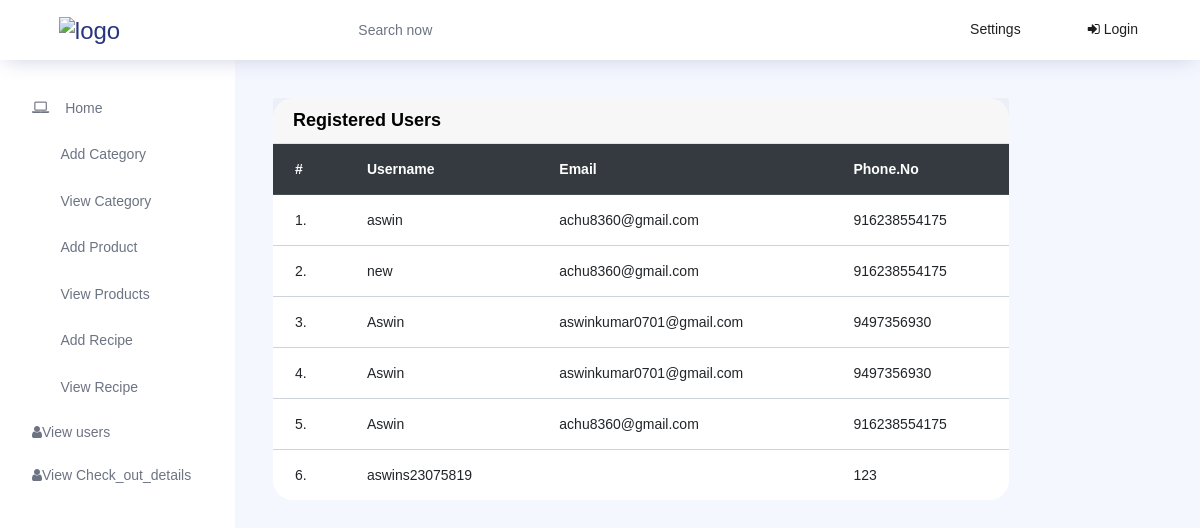
Screenshot of /view_users with the database file from the repository.
### User_app/models.py (models this page shows, shortened)
class Registeration(models.Model):
    username = models.CharField(max_length=20)
    email = models.EmailField()
    phone_no = models.IntegerField()
    password = models.CharField(max_length=20)

### Admin_app/views.py (the view)
# urls.py: path('view_users',views.view_users,name='view_users'),
def view_users(request):
    data =Registeration.objects.all()
    return render(request,'view_users.html',{'data':data})

### Admin_app/templates/view_users.html
{% extends 'admin_index.html' %}
{% block content %}
<div class="row">
    <div class="col-lg-10">
        <div class="card">
            <div class="card-header">
                <strong class="card-title">Registered Users</strong>
            </div>
            <div class="table-stats order-table ov-h">
                <table class="table" id="example">
                    <thead class="thead-dark">
                        <tr>
                            <th class="serial">#</th>
                            <th>Username</th>
                            <th>Email</th>
                            <th>Phone.No</th>
                        </tr>
                    </thead>
                    <tbody>
                        {% for i in data %}
                        <tr >
                            <td class="serial">{{i.id}}.</td>
                            <td>{{i.username}}</td>
                            <td>{{i.email}}</td>
                            <td> {{i.phone_no}} </td>
                        </tr>
                        {% endfor %}
                    </tbody>
                </table>
            </div>
        </div>
    </div>
</div>
{% endblock %}

### Admin_app/templates/admin_index.html (shortened to what this page needs)
{% load static %}
<!DOCTYPE html>
<html lang="en">
<head>
  <link rel="stylesheet" href="https://cdn.jsdelivr.net/npm/font-awesome@4.7.0/css/font-awesome.min.css">
  <link rel="stylesheet" href=" https://cdnjs.cloudflare.com/ajax/libs/twitter-bootstrap/4.5.2/css/bootstrap.css">
  <link rel="stylesheet" href="https://cdn.datatables.net/1.13.2/css/dataTables.bootstrap4.min.css">
  <link rel="stylesheet" href="https://cdn.jsdelivr.net/npm/font-awesome@4.7.0/css/font-awesome.min.css">
  <link rel="stylesheet" href="{% static 'css1/admin_css/vendors/feather/feather.css' %}">
  <link rel="stylesheet" href="{% static 'css1/admin_css/vendors/ti-icons/css/themify-icons.css' %}">
  <link rel="stylesheet" href="{% static 'css1/admin_css/vendors/css/vendor.bundle.base.css' %}">
  <link rel="stylesheet" href="{% static 'css1/admin_css/vendors/datatables.net-bs4/dataTables.bootstrap4.css' %}">
  <link rel="stylesheet" href="{% static 'css1/admin_css/vendors/ti-icons/css/themify-icons.css' %}">
  <link rel="stylesheet" type="text/css" href="{% static 'css1/admin_css/js/select.dataTables.min.css' %}">
  <link rel="stylesheet" href="{% static 'css1/admin_css/css/vertical-layout-light/style.css' %}">
  <link rel="stylesheet" href="https://cdnjs.cloudflare.com/ajax/libs/font-awesome/4.7.0/css/font-awesome.min.css">
</head>
<body>
  <div class="container-scroller">
    <nav class="navbar col-lg-12 col-12 p-0 fixed-top d-flex flex-row">
      <div class="text-center navbar-brand-wrapper d-flex align-items-center justify-content-center">
        <a class="navbar-brand brand-logo mr-5" href="index.html"><img src="{% static 'css1/admin_css/images/logo.svg' %}" class="mr-2" alt="logo"/></a>
      </div>
      <div class="navbar-menu-wrapper d-flex align-items-center justify-content-end">
        <button class="navbar-toggler navbar-toggler align-self-center" type="button" data-toggle="minimize">
          <span class="icon-menu"></span>
        </button>
        <ul class="navbar-nav mr-lg-2">
          <li class="nav-item nav-search d-none d-lg-block">
            <div class="input-group">
              <div class="input-group-prepend hover-cursor" id="navbar-search-icon">
                <span class="input-group-text" id="search">
                  <i class="icon-search"></i>
                </span>
              </div>
              <input type="text" class="form-control" id="navbar-search-input" placeholder="Search now" aria-label="search" aria-describedby="search">
            </div>
          </li>
        </ul>
        <ul class="navbar-nav navbar-nav-right">
          <li class="nav-item nav-profile ">
              <a class="dropdown-item">
                <i class="ti-settings text-primary"></i>
                Settings
              </a>
          </li>
          {% if 'uid' in request.session %}
          <li class="nav-item"><b>Hello,{{request.session.username}} </b></li>
          <li class="nav-item nav-profile ">
              <a class="dropdown-item" href="{% url 'admin_logout' %}">
                <i class="ti-power-off text-primary"></i>
                Logout
              </a>
          </li>
          {% else %}
          <li class="nav-item nav-profile ">
            <a class="dropdown-item" href="{% url 'admin_login' %}">
              <i class="fa fa-sign-in"></i>
              Login
            </a>
          </li>
          {% endif %}
        </ul>
      </div>
    </nav>
    <div class="container-fluid page-body-wrapper">
      <nav class="sidebar sidebar-offcanvas" id="sidebar">
        <ul class="nav">
            <li class="nav-item">
                <a class="nav-link" href="{% url 'admin_index' %}">
                  <i class=" menu-icon  fa fa-laptop"></i>
                  <span class="menu-title">Home</span>
                </a>
              </li>
          <li class="nav-item">
            <a class="nav-link" href="{% url 'add_category' %}">
              <i class="icon-grid menu-icon"></i>
              <span class="menu-title">Add Category</span>
            </a>
          </li>
          <li class="nav-item">
            <a class="nav-link" href="{% url 'view_category' %}" aria-expanded="false" aria-controls="ui-basic">
              <i class="icon-layout menu-icon"></i>
              <span class="menu-title">View Category</span>
            </a>
          </li>
          <li class="nav-item">
            <a class="nav-link"  href="{% url 'add_product' %}" >
              <i class="icon-columns menu-icon"></i>
              <span class="menu-title">Add Product</span>
            </a>
          </li>
          <li class="nav-item">
            <a class="nav-link"  href="{% url 'view_products' %}" aria-expanded="false" aria-controls="charts">
              <i class="icon-bar-graph menu-icon"></i>
              <span class="menu-title">View Products</span>
            </a>
          </li>
          <li class="nav-item">
            <a class="nav-link"  href="{% url 'add_recipe' %}" aria-expanded="false" aria-controls="tables">
              <i class="icon-grid-2 menu-icon"></i>
              <span class="menu-title">Add Recipe</span>
            </a>
          </li>
          <li class="nav-item">
            <a class="nav-link"  href="{% url 'view_recipe' %}" aria-expanded="false" aria-controls="icons">
              <i class="icon-contract menu-icon"></i>
              <span class="menu-title">View Recipe</span>
            </a>
          </li>
          <li class="nav-item">
            <a class="nav-link"  href="{% url 'view_users' %}" aria-expanded="false" aria-controls="icons">
              <i class="fa fa-user"></i>
              <span class="menu-title">View users</span>
            </a>
          </li>
          <li class="nav-item">
            <a class="nav-link"  href="{% url 'check_out_table' %}" aria-expanded="false" aria-controls="icons">
              <i class="fa fa-user"></i>
              <span class="menu-title">View Check_out_details</span>
            </a>
          </li>
        </ul>
      </nav>
      <div class="main-panel">
        <div class="content-wrapper">
          {% block content %}{% endblock %}
        </div>
      </div>
    </div>
  </div>
</body>
</html>

### rows the page displays
Registeration: id "1", username "aswin", email "achu8360@gmail.com", phone_no "916238554175"
Registeration: id "2", username "new", email "achu8360@gmail.com", phone_no "916238554175"
Registeration: id "3", username "Aswin", email "aswinkumar0701@gmail.com", phone_no "9497356930"
Registeration: id "4", username "Aswin", email "aswinkumar0701@gmail.com", phone_no "9497356930"
Registeration: id "5", username "Aswin", email "achu8360@gmail.com", phone_no "916238554175"
Registeration: id "6", username "aswins23075819", phone_no "123"
